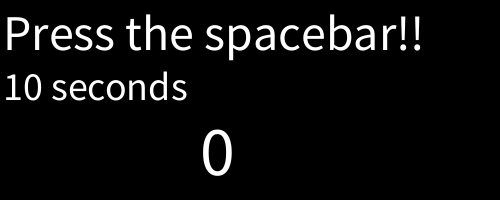
Frame 1 (no input)
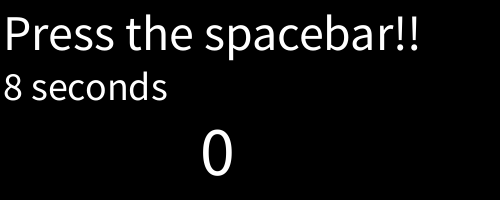
Frame 60 (the mouse pressed at the canvas centre just before this capture)
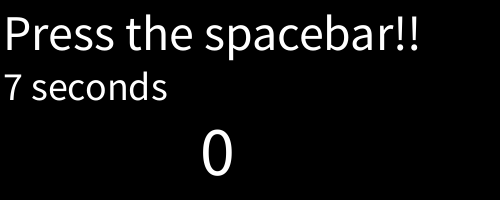
Frame 120 (the mouse held since frame 60 and released just before this capture)

The Processing sketch that drew these frames (run headless with seeded random() and noise(); from frame 60 on, the mouse is pressed at the canvas centre):

// Processing sketch: sketch_12_2_countdown_spacebar
// ── sketch_12_2_countdown_spacebar.pde
int spacebarcount = 0;
int countdown = 10;
int lastsec = 0;

void setup(){
     frameRate(60);
     size(500,200);
     lastsec = second();
}

void draw(){
  background(0,0,0);
      textSize(50);
      text ("Press the spacebar!!", CENTER,50);
          textSize(40);
          text (countdown+" "+"seconds", CENTER,100);
              textSize(70);
              text (spacebarcount, 200, 175);
  
                  
                  
int currentSecond = second();
if (currentSecond != lastsec) {
    countdown--;
    if (countdown == 0) {
        countdown = 10;
        spacebarcount = 0;
   }
    lastsec = currentSecond;
 }
}
  
void keyPressed(){
      if(keyCode == 32){
      spacebarcount++;
      println("ye");
      }else{
      println("");
     }
   }  

void keyReleased(){
      if(keyCode == 32){
      println("nuh");
      }else{
      println("");  
  }
}
 
